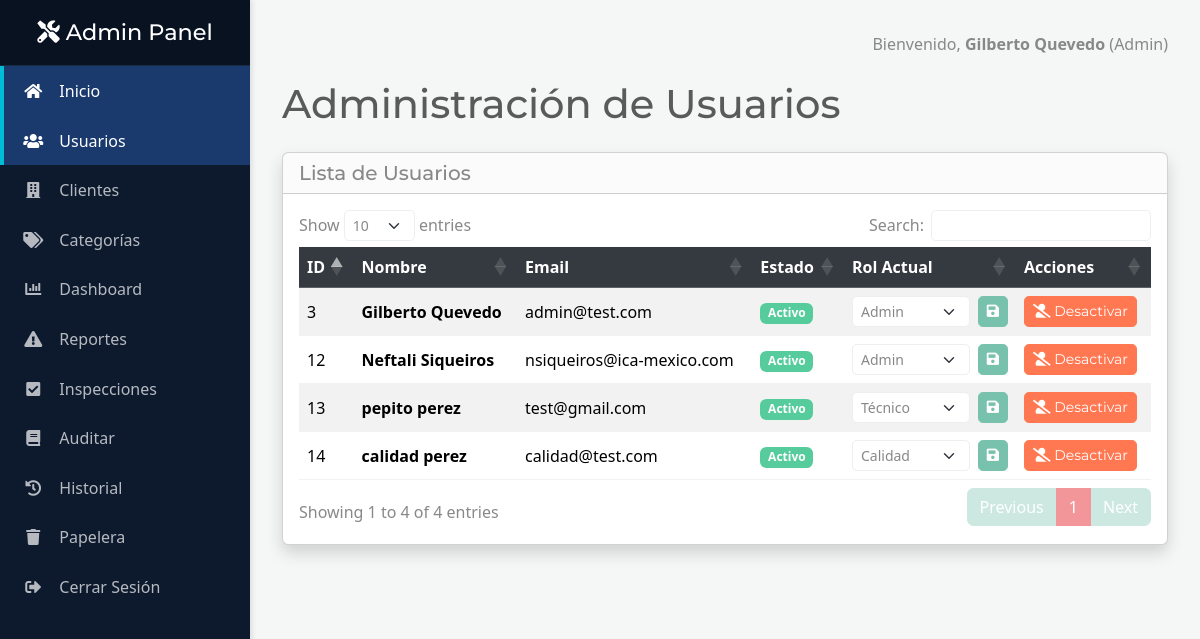
Page /admin/usuarios.php (signed in) on the committed database.
### tables this page shows
CREATE TABLE `usuarios` (
  `id` int(11) NOT NULL,
  `nombre_completo` varchar(100) NOT NULL,
  `email` varchar(100) NOT NULL,
  `password` varchar(255) NOT NULL,
  `rol` enum('Admin','Calidad','Operador','Tecnico') DEFAULT NULL,
  `activo` tinyint(1) DEFAULT 1,
  `fecha_registro` timestamp NOT NULL DEFAULT current_timestamp()
);

### admin/usuarios.php (the view, shortened to what this page needs)
<?php
require_once __DIR__ . '/../templates/header.php';
?>
<h1 class="mb-4">Administración de Usuarios</h1>
<div class="card shadow">
    <div class="card-header">
        <h5 class="mb-0">Lista de Usuarios</h5>
    </div>
    <div class="card-body">
        <div class="table-responsive">
            <table id="dataTable" class="table table-striped table-hover align-middle">
                <thead class="table-dark">
                    <tr>
                        <th>ID</th>
                        <th>Nombre</th>
                        <th>Email</th>
                        <th>Estado</th>
                        <th>Rol Actual</th>
                        <th>Acciones</th>
                    </tr>
                </thead>
                <tbody>
                    <?php
                    $sql = "SELECT * FROM usuarios ORDER BY activo DESC, id ASC";
                    $result = $conn->query($sql);
                    while ($row = $result->fetch_assoc()) {
                        $bg_estado = $row['activo'] ? 'bg-success' : 'bg-secondary';
                        $txt_estado = $row['activo'] ? 'Activo' : 'Inactivo';
                        ?>
                        <tr>
                            <td><?php echo $row['id']; ?></td>
                            <td class="fw-bold"><?php echo htmlspecialchars($row['nombre_completo']); ?></td>
                            <td><?php echo htmlspecialchars($row['email']); ?></td>
                            <td><span class="badge <?php echo $bg_estado; ?>"><?php echo $txt_estado; ?></span></td>
                            <td>
                                <form method="POST" action="usuarios.php" class="d-flex align-items-center">
                                    <select name="nuevo_rol" class="form-select form-select-sm me-2">
                                        <option value="Calidad" <?php echo ($row['rol']=='Calidad'?'selected':''); ?>>Calidad</option>
                                        <option value="Tecnico" <?php echo ($row['rol']=='Tecnico'?'selected':''); ?>>Técnico</option>
                                        <option value="Admin" <?php echo ($row['rol']=='Admin'?'selected':''); ?>>Admin</option>
                                    </select>
                                    <button type="submit" name="actualizar_rol" class="btn btn-sm btn-primary" title="Guardar Rol"><i class="fas fa-save"></i></button>
                                </form>
                            </td>
                            <td>
                                <?php if($row['activo']): ?>
                                    <a href="?borrar_id=<?php echo $row['id']; ?>"
                                       class="btn btn-sm btn-danger"
                                       onclick="return confirm('¿Seguro que deseas desactivar a este usuario?');" title="Desactivar Usuario">
                                       <i class="fas fa-user-slash"></i> Desactivar
                                    </a>
                                <?php else: ?>
                                     <span class="badge bg-secondary">Inactivo</span>
                                <?php endif; ?>
                            </td>
                        </tr>
                        <?php
                    }
                    ?>
                </tbody>
            </table>
        </div>
    </div>
</div>
<?php require_once __DIR__ . '/../templates/footer.php'; ?>

### css/style.css (style rules this page uses)
body { display: flex; background-color: #f4f7f6; }

### rows in the picture
usuarios: id "3", nombre_completo "Gilberto Quevedo", email "admin@test.com", activo "Activo", nuevo_rol "Admin"
usuarios: id "12", nombre_completo "Neftali Siqueiros", email "nsiqueiros@ica-mexico.com", activo "Activo", nuevo_rol "Admin"
usuarios: id "13", nombre_completo "pepito perez", email "test@gmail.com", activo "Activo", nuevo_rol "Técnico"
usuarios: id "14", nombre_completo "calidad perez", email "calidad@test.com", activo "Activo", nuevo_rol "Calidad"

### other values in the picture
$nombre_usuario "Gilberto Quevedo"
$rol "Admin"
